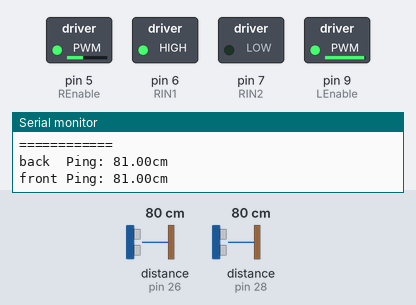
The sketch below on a simulated Arduino Uno, built with avr-gcc and run on an emulated ATmega328P. On the bench: switched loads named in the sketch (green lamp = pin HIGH), the last lines printed to the serial monitor. Inputs (shaded band) come from the test bench; at power-on: distance to the obstacle (sensors on pin 26, pin 28) 80 cm. Pins used as bus, display or sensor lines are not drawn.

Above: at 1.2 s.
1.3 s: distance to the obstacle (sensor on pin 26) set to 2 cm
At 2.6 s:
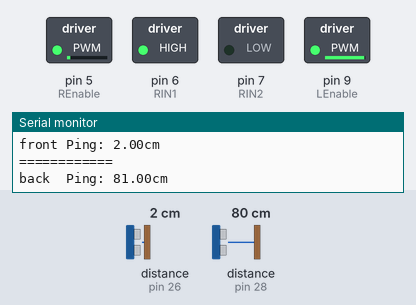
3.1 s: distance to the obstacle (sensor on pin 28) set to 120 cm
At 3.7 s:
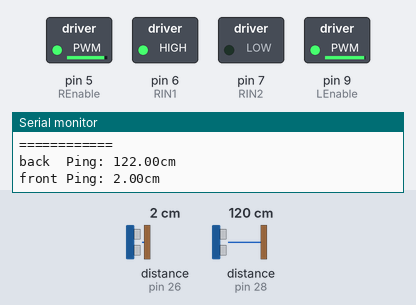
4.9 s: distance to the obstacle (sensor on pin 26) set to 4 cm
At 5.8 s:
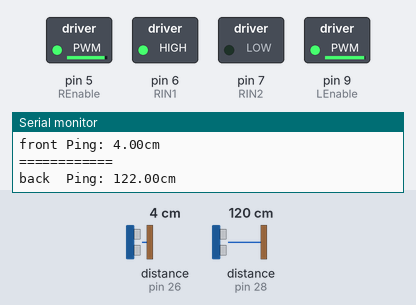
7.9 s: distance to the obstacle (sensor on pin 28) set to 250 cm
At 9.7 s:
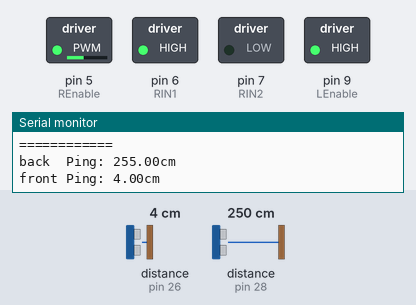
10.9 s: distance to the obstacle (sensor on pin 26) set to 35 cm
At 12.3 s:
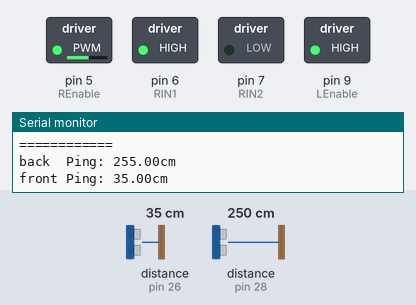
12.8 s: distance to the obstacle (sensor on pin 28) set to 2 cm
At 14.2 s:
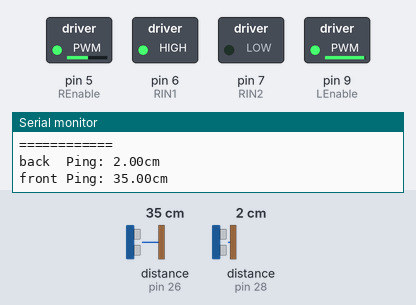
Timing chart, 0 to 15.8 s (numbered marks = the images above; inputs shaded):
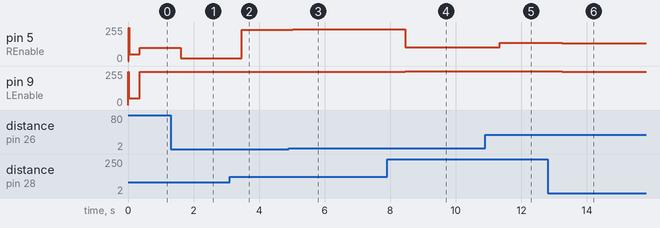

Measured:
- after the input at 1.3 s, pin 5 (REnable): 100/255 → 21/255 after 0.31 s
- after the input at 3.1 s, pin 5 (REnable): 21/255 → 236/255 after 0.36 s
- after the input at 4.9 s, pin 5 (REnable): 236/255 → 238/255 after 0.12 s
- after the input at 7.9 s, pin 5 (REnable): 238/255 → 105/255 after 0.56 s; pin 9 (LEnable): 250/255 → 255/255 after 0.56 s
- after the input at 10.9 s, pin 5 (REnable): 105/255 → 136/255 after 0.43 s
- after the input at 12.8 s, pin 5 (REnable): 136/255 → 133/255 after 0.45 s; pin 9 (LEnable): 255/255 → 250/255 after 0.45 s

The sketch:

dual_ultrasonic_wallfollower.ino
```cpp
#include <NewPing.h>

#define MAX_DISTANCE 800

NewPing backsonar(29, 28, MAX_DISTANCE);
NewPing frontsonar(27, 26, MAX_DISTANCE);

#define LEnable 9
#define LIN1 10
#define LIN2 11

#define REnable 5
#define RIN1 6
#define RIN2 7

int analogMax = 250;

void setup() {
  Serial.begin(9600);

  // put your setup code here, to run once:
  pinMode(LIN1, OUTPUT);
  pinMode(LIN2, OUTPUT);
  pinMode(LEnable, OUTPUT);

  pinMode(RIN1, OUTPUT);
  pinMode(RIN2, OUTPUT);
  pinMode(REnable, OUTPUT);

  digitalWrite(LIN1, HIGH);
  digitalWrite(LIN2, LOW);
  analogWrite(LEnable, 250);
  delay(20);
  analogWrite(LEnable, 50);

  digitalWrite(RIN1, HIGH);
  digitalWrite(RIN2, LOW);
  analogWrite(REnable, 250);
  delay(20);
  analogWrite(REnable, 50);
}

void lMotor(int speed, bool fwd) {
  if (speed > analogMax) {
    speed = analogMax;
  }

  if (fwd) {
    digitalWrite(RIN1, HIGH);
    digitalWrite(RIN2, LOW);
  } else {
    digitalWrite(RIN1, LOW);
    digitalWrite(RIN2, HIGH);
  }
  analogWrite(REnable, speed);
}

void rMotor(int speed, bool fwd) {
  if (speed < analogMax) {
    speed = 250;
  }

  if (fwd) {
    digitalWrite(LIN1, HIGH);
    digitalWrite(LIN2, LOW);
  } else {
    digitalWrite(LIN1, LOW);
    digitalWrite(LIN2, HIGH);
  }
  analogWrite(LEnable, speed);
}

void loop() {
  // get distances //
  delay(50);
  Serial.println("============");
  Serial.print("back  Ping: ");
  float backdist = backsonar.convert_cm(backsonar.ping_median(5));
  Serial.print(backdist);
  Serial.println("cm");

  delay(20);

  Serial.print("front Ping: ");
  float frontdist = frontsonar.convert_cm(frontsonar.ping_median(5));
  Serial.print(frontdist);
  Serial.println("cm");
  ///////////////////

  // set motors //

  // // test 1 //
  // float diff = backdist - frontdist;
  // if (diff < 0) {
  //   lMotor(50, true);
  //   rMotor(100, true);
  //   Serial.println("left");
  // } else {
  //   lMotor(100, true);
  //   rMotor(50, true);
  //   Serial.println("right");
  // }
  ////////////

  // test 2 //
  float diff = backdist - frontdist;
  lMotor(100 - (diff), true);
  rMotor(100 - (-diff), true);
  ////////////

  ////////////////
}
```
